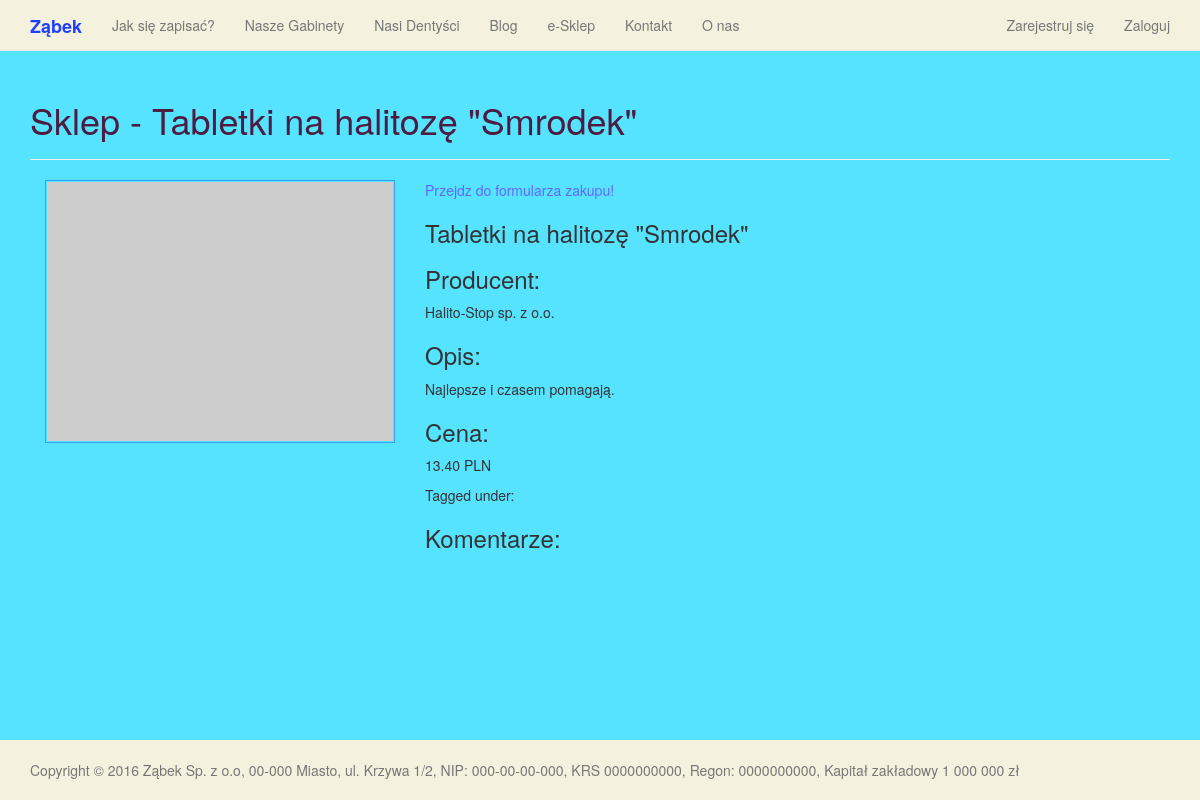
Page /shop/product/tabletki-na-halitoze-smrodek-halito-stop-sp-z-oo/ on the earlier database version.
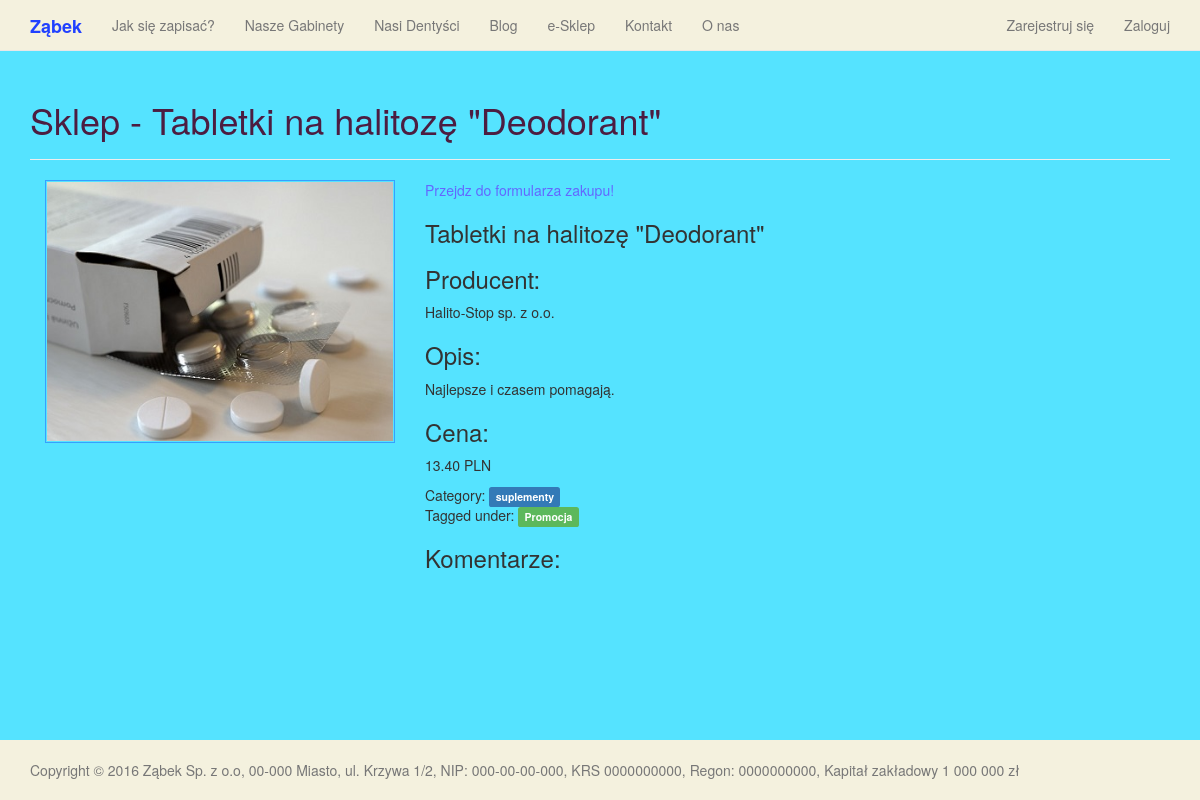
Same page on the later database version.
### shop/models.py (models this page shows, shortened)
class Product(models.Model):
    name = models.CharField(max_length=300)
    slug = models.SlugField(max_length=150)
    description = models.TextField()
    photo = models.ImageField(upload_to='product_photo', blank=True, help_text="rozmiar - 400x300")
    manufacturer = models.CharField(max_length=300, blank=True)
    price_in_PLN = models.DecimalField(max_digits=6, decimal_places=2)
    retail = models.BooleanField(default=True, help_text="Do sprzedaży detalicznej = True, Do sprzedaży hurtowej - False")
    category = models.ForeignKey(Category, blank=True, null=True)
    tags = models.ManyToManyField(Tag, blank=True)
    def get_absolute_url(self):
        return "/shop/product/{0}/".format(self.slug)
    class Meta:
        verbose_name = "Shop Product"
        verbose_name_plural = 'Shop Products'

class Category(models.Model):
    name = models.CharField(max_length=255)
    slug = models.SlugField(max_length=150)
    description = models.TextField()
    def get_absolute_url(self):
        return "/shop/category/{0}/".format(self.slug)
    class Meta:
        verbose_name = "Shop Product Category"
        verbose_name_plural = 'Shop Product Categories'

class Tag(models.Model):
    name = models.CharField(max_length=50)
    description = models.TextField()
    slug = models.SlugField(max_length=50, unique=True, blank=True, null=True)
    def get_absolute_url(self):
        return "/shop/tag/{0}/".format(self.slug)
    class Meta:
        verbose_name = "Shop Product Tag"
        verbose_name_plural = 'Shop Product Tags'

### shop/views.py (the view)
# urls.py: url(r'^/product/(?P<slug>[a-zA-Z0-9-]+)/?$', views.ProductDetailView.as_view(), name='shop_detail'),
class ProductDetailView(generic.DetailView):
    model = models.Product
    template_name = 'shop/product_detail.html'

### shop/templates/shop/product_detail.html (shortened to what this page needs)
{% extends "base.html" %}
    {% load django_markdown %}
    {% load  static %}
    {% block header %}
        <h1>Sklep - {{ object.name }} </h1>
    {% endblock %}
{% block content %}
    <div class="container-fluid">
        <div class="row">
            <div class="col-md-4">
                {% if object.photo %}
                    <img src="{{ object.photo.url }}"/>
                {% else %}
                    <img class="img-responsive" src="http://placehold.it/400x300" alt="">
                {% endif %}
            </div>
            <div class="col-md-8">
            <p><a href="{% url 'shop:new_purchase' %}">Przejdz do formularza zakupu!</a></p>
                <h3>{{ object.name }}</h3>
                <h3>Producent: </h3>
                <p> {{ object.manufacturer }} </p>
                <h3>Opis: </h3>
                <p> {{ object.description }} </p>
                <h3>Cena: </h3>
                <p>{{ object.price_in_PLN }} PLN</p>
                {% if object.category %}
                <div class="category">
                  <span>Category: </span>
                <a href="{{ object.category.get_absolute_url }}"><span class="label label-primary">{{ object.category.name }}</span></a>
                </div>
                {% endif %}
                {% if object.tags %}
                <div class="tags">
                  <span>Tagged under: </span>
                {% for tag in object.tags.all %}
                <a href="{{ tag.get_absolute_url }}"><span class="label label-success">{{ tag.name }}</span></a>
                {% endfor %}
                </div>
                {% endif %}
               <div class="comments">
            <h3>Komentarze:</h3>
            </div>
            </div>
        </div>
    </div>
{% endblock %}

Differences in the rows shown:
changed Product "Halito-Stop sp. z o.o.": name "Tabletki na halitozę \"Smrodek\"" → "Tabletki na halitozę \"Deodorant\""; photo: picture added; category_id empty → 3 (drawn); category.name (not shown) → "suplementy"
now on this page (row unchanged): Tag: name "Promocja"
Other differences:
text now shown: "Category:"
